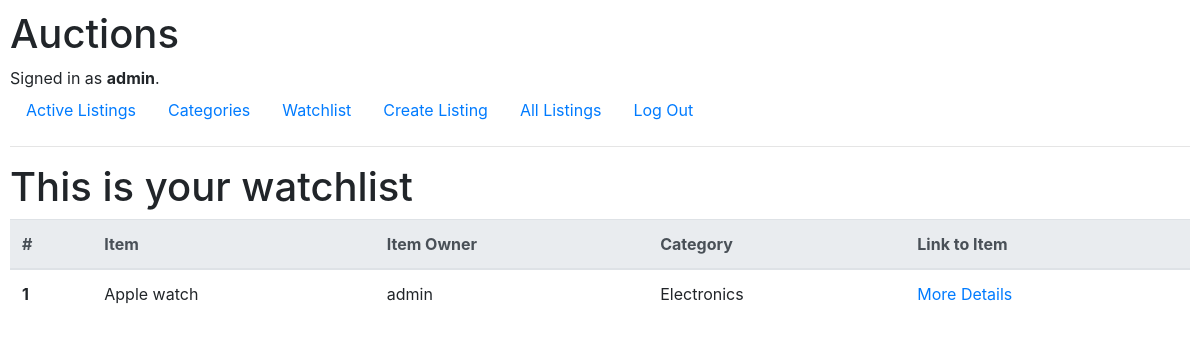
Screenshot of /view_watchlist (signed in) with the database file from the repository.
### auctions/models.py (models this page shows, shortened)
class User(AbstractUser):
    def __str__(self):
        return f"{self.username}"

class Auction(models.Model):
    item_name = models.CharField(max_length=64)
    item_category = models.ForeignKey(Category, on_delete=models.PROTECT, db_column="category")
    item_owner = models.ForeignKey(User, on_delete=models.CASCADE)
    item_image_url = models.URLField(max_length=256)
    item_starting_bid = models.DecimalField(max_digits=9, decimal_places=2)
    item_description = models.CharField(max_length=255)
    item_is_active = models.BooleanField(default=True)
    users_watching = models.ManyToManyField(User, blank=True, related_name='watching') # Call by (User obj).watching.all()

class Category(models.Model):
    category = models.CharField(max_length=64)
    def __str__(self):
        return f"{self.category}"

### auctions/views.py (the view)
# urls.py: path("view_watchlist", views.view_watchlist, name='view_watchlist'),
@login_required(login_url='/login')
def view_watchlist(request):
    if request.method == 'GET':
        username = request.user.username
        this_user = User.objects.get(username=username)
        items_user_watching = Auction.objects.filter(users_watching = this_user)
        return render(request, "auctions/view_watchlist.html", {
            "listings": items_user_watching
        })

### auctions/templates/auctions/view_watchlist.html
{% extends "auctions/layout.html" %}
{% block body %}
    <h1>This is your watchlist</h1>
      <table class="table">
        <thead class="thead-light">
          <tr>
            <th scope="col">#</th>
            <th scope="col">Item</th>
            <th scope="col">Item Owner</th>
            <th scope="col">Category</th>
            <th scope="col">Link to Item </th>
          </tr>
        </thead>
        <tbody>
            {% for listing in listings %}
            <tr>
                <th scope="row">{{ forloop.counter }}</th>
                <td>{{ listing.item_name }}</td>
                <td>{{ listing.item_owner }}</td>
                <td>{{ listing.item_category }}</td>
                <td><a href="{% url 'show_listing' listing.id %}">More Details</a></td>
              </tr>
            {% empty %}
            There are no listings in your watchlist at the moment.
            {% endfor %}
{% endblock %}

### auctions/templates/auctions/layout.html (shortened to what this page needs)
{% load static %}
<!DOCTYPE html>
<html lang="en">
    <head>
        <link rel="stylesheet" href="https://stackpath.bootstrapcdn.com/bootstrap/4.4.1/css/bootstrap.min.css">
        <link href="{% static 'auctions/styles.css' %}" rel="stylesheet">
    </head>
    <body>
        <h1>Auctions</h1>
        <div>
            {% if user.is_authenticated %}
                Signed in as <strong>{{ user.username }}</strong>.
            {% else %}
                Not signed in.
            {% endif %}
        </div>
        <ul class="nav">
            <li class="nav-item">
                <a class="nav-link" href="{% url 'index' %}">Active Listings</a>
            </li>
            {% if user.is_authenticated %}
				<li class="nav-item">
					<a class="nav-link" href="">Categories</a>
				</li>
				<li class="nav-item">
					<a class="nav-link" href="{% url 'view_watchlist' %}">Watchlist</a>
				</li>
				<li class="nav-item">
					<a class="nav-link" href="{% url 'create_listing' %}">Create Listing</a>
				</li>
                <li class="nav-item">
					<a class="nav-link" href="{% url 'view_all_listings' %}">All Listings</a>
				</li>
                <li class="nav-item">
                    <a class="nav-link" href="{% url 'logout' %}">Log Out</a>
                </li>
            {% endif %}
        </ul>
        <hr>
        {% block body %}
        {% endblock %}
    </body>
</html>

### auctions/static/auctions/styles.css (style rules this page uses)
body { padding: 10px; }

### rows the page displays
User: username "admin"
Auction: item_name "Apple watch", item_owner "admin", item_category "Electronics"
